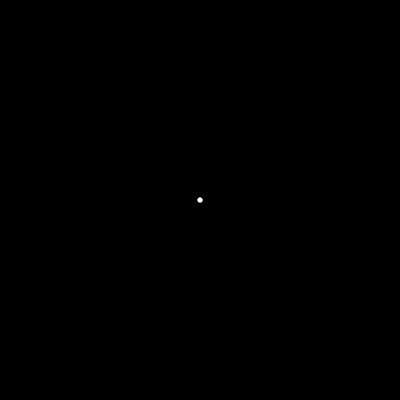
Frame 1 (no input)
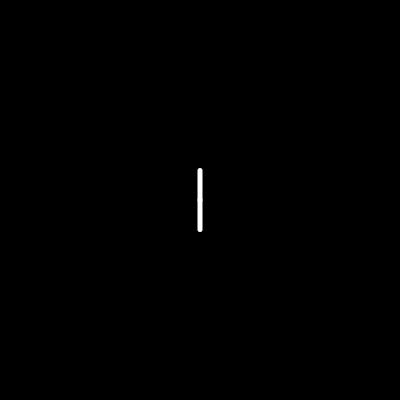
Frame 60 (no input)
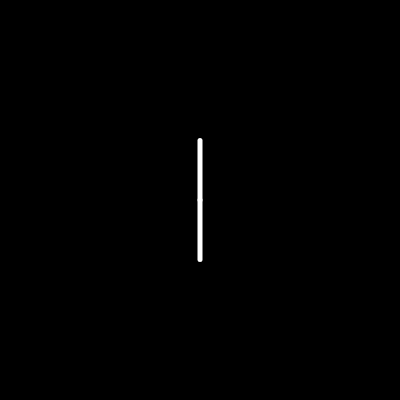
Frame 120 (the mouse pressed at the canvas centre since frame 60)

The p5.js sketch that drew these frames (run headless with seeded random() and noise() and a simulated clock; from frame 60 on, the mouse is pressed at the canvas centre):

// p5.js sketch
// ── sketch.js
let offset = 50;
let offsetX;
let y;
let x;

const speed = 0.5;

let index = 0;

function setup() {
  createCanvas(400, 400);
  offsetX = width / 2 - offset;
  x = width / 2;
  y = height / 2;
}

function draw() {
  background(0);
  stroke(255);
  strokeWeight(5);

  drawI();
}

function drawI() {
  if (index == 0) {
    if (y < height - offset) {
      line(width / 2, height / 2, width / 2, y);
      line(width / 2, height / 2, width / 2, height - y);
      y += speed;
    } else {
      if (x < width - offsetX) {
        line(width / 2, height / 2, width / 2, y);
        line(width / 2, height / 2, width / 2, height - y);

        line(width / 2, offset, x, offset);
        line(width / 2, offset, width - x, offset);

        line(width / 2, height - offset, x, height - offset);
        line(width / 2, height - offset, width - x, height - offset);
        x += speed;
      } else {
        if (xS == undefined) {
          xS = width / 2;
        }
        index += 1;
        drawS();
      }
    }
  } else {
    drawS();
  }
}

let xS;

function drawS() {
  if (index == 1) {
    if (xS > width / 2 - offset) {
      line(width / 2, offset, x, offset);
      line(width / 2, offset, width - x, offset);

      line(width / 2, height - offset, x, height - offset);
      line(width / 2, height - offset, width - x, height - offset);


      line(width - xS, height / 2, width - xS, height - offset);
      line(xS, offset, xS, height / 2);

      line(width - xS, height / 2, xS, height / 2);
      xS -= speed;
    } else {
      index += 1;
      resetS();
    }
  } else {
    resetS();
  }
}


function resetS() {
  if (index == 2) {
    line(width / 2, offset, width - xS, offset);
    line(width / 2, offset, xS, offset);

    line(width / 2, height - offset, width - xS, height - offset);
    line(width / 2, height - offset, xS, height - offset);


    line(width - xS, height / 2, width - xS, height - offset);
    line(xS, offset, xS, height / 2);

    line(width - xS, height / 2, xS, height / 2);
    if (xS < width / 2) {
      xS += speed;
    } else {
      index += 1;
      yA = offset;
      xA = 0;
      drawA();
    }
  } else {
    drawA();
  }
}

let angle = 0;
let yA;
let xA;

function drawA() {
  if (index == 3) {
    if (y < height - offset) {
      line(width / 2, offset, width / 2, yA);
      yA += speed;
    } else {
      push();
      translate(width / 2, offset);
      rotate(angle);
      line(0, 0, 0, height - 2 * offset);

      rotate(-2 * angle);
      line(0, 0, 0, height - 2 * offset);
      pop();

      if (angle < PI / 8) {
        angle += 0.001;
      } else {
        line(width / 2 - xA, height / 2, width / 2 + xA, height / 2);
        if (xA < offset) {
          xA += speed;
        } else {
          index += 1;
          resetA();
        }
      }
    }
  } else {
    resetA();
  }
}


function resetA() {
  if (index == 4) {
    if (xA < width / 2 && xA > 0) {
      push();
      translate(width / 2, offset);
      rotate(angle);
      line(0, 0, 0, height - 2 * offset);

      rotate(-2 * angle);
      line(0, 0, 0, height - 2 * offset);
      pop();

      line(width / 2 - xA, height / 2, width / 2 + xA, height / 2);
      xA -= speed;
    } else {
      push();
      translate(width / 2, offset);
      rotate(angle);
      line(0, 0, 0, height - 2 * offset);

      rotate(-2 * angle);
      line(0, 0, 0, height - 2 * offset);
      pop();

      if (angle > 0) {
        angle -= 0.001;
      } else {
        index += 1;
        xB = 0;
        yB = 0;
        drawB();
      }
    }
  } else {
    drawB();
  }
}

let xB;
let xB2;
let yB;

function drawB() {
  if (index == 5) {
    if (xB < offset) {
      line(width / 2 - xB, offset, width / 2 - xB, height - offset);
      xB += speed;
      xB2 = xB;
    } else {
      if (xB2 > -offset) {
        line(width / 2 - xB, offset, width / 2 - xB, height - offset);

        line(width / 2 - xB, offset, width / 2 - xB2, offset);
        line(width / 2 - xB, height / 2, width / 2 - xB2, height / 2);
        line(width / 2 - xB, height - offset, width / 2 - xB2, height - offset);
        xB2 -= speed;
      } else {
        if (yB < height / 2 - offset) {
          line(width / 2 - xB, offset, width / 2 - xB, height - offset);

          line(width / 2 - xB, offset, width / 2 - xB2, offset);
          line(width / 2 - xB, height / 2, width / 2 - xB2, height / 2);
          line(width / 2 - xB, height - offset, width / 2 - xB2, height - offset);

          line(width / 2 - xB2, offset, width / 2 - xB2, offset + yB);
          line(width / 2 - xB2, height - offset, width / 2 - xB2, height - offset - yB);

          yB += speed;
        } else {
          index += 1;
          drawE();
        }
      }
    }
  } else {
    drawE();
  }
}

function drawE() {
  if (index == 6) {
    if (yB > 0) {
      line(width / 2 - xB, offset, width / 2 - xB, height - offset);

      line(width / 2 - xB, offset, width / 2 - xB2, offset);
      line(width / 2 - xB, height / 2, width / 2 - xB2, height / 2);
      line(width / 2 - xB, height - offset, width / 2 - xB2, height - offset);

      line(width / 2 - xB2, height/2, width / 2 - xB2, height/2 - yB);
      line(width / 2 - xB2, height/2, width / 2 - xB2, height/2 + yB);

      yB -= speed;
    } else {
      index += 1;
      xL = 0;
      drawL();
    }
  } else {
    drawL();
  }
}

let xL;

function drawL() {
  if (index == 7) {
    if (xL < 2 * offset) {
      line(width / 2 - xB, offset, width / 2 - xB, height - offset);

      line(width / 2 - xB, offset, width / 2 - xB2 - xL, offset);
      line(width / 2 - xB, height / 2, width / 2 - xB2 - xL, height / 2);

      line(width / 2 - xB, height - offset, width / 2 - xB2, height - offset);

      xL += speed;
    } else {
      index += 1;
      xL = 0;
      xrL = offset;
      resetL();
    }
  } else {
    resetL();
  }
}

let xrL;
let yrL;

function resetL() {
  if (index == 8) {
    if (xL < 2 * offset) {
      line(width / 2 - xB, offset, width / 2 - xB, height - offset);

      line(width / 2 - xB, height - offset, width / 2 - xB2 - xL, height - offset);

      xL += speed;
    } else {
      if (xrL > 0) {
        line(width / 2 - xrL, offset, width / 2 - xrL, height - offset);
        xrL -= speed;
        yrL = height - offset;
      } else {
        if (yrL > height / 2) {
          line(width / 2, height / 2, width / 2, yrL);
          line(width / 2, height / 2, width / 2, height - yrL);
          yrL -= speed;
        } else {
          index = 0;
          x = width / 2;
          y = height / 2;
        }
      }
    }
  }
}
